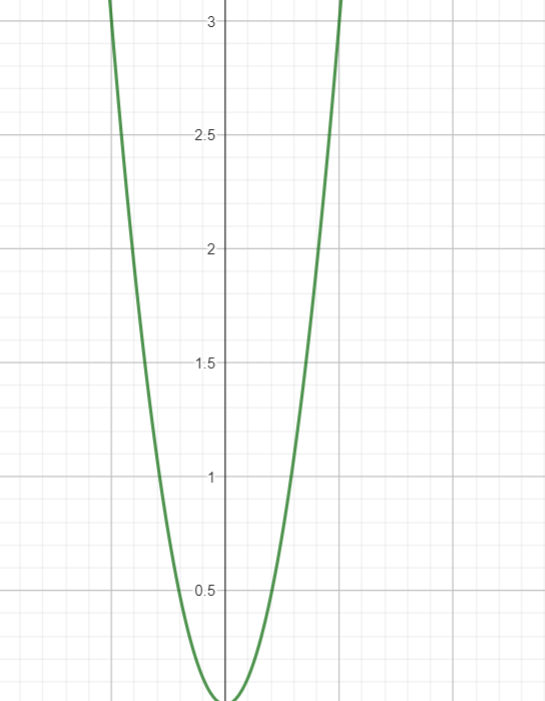
#> input picture image.png, 545 x 701 px
$ jupyter execute --allow-errors Untitled.ipynb
#> lines starting #> are read from the running program, lines starting #| are printed output that depends on the picture
[cell 1]
import numpy as np
from scipy.ndimage import convolve
from PIL import Image, ImageFilter
file = "image.png"

[cell 2]
def flatten(arr2d):
    sum_=sum([x for i in arr2d for x in i])
    if sum_==0:
        sum_=1
    return [x/sum_ for i in arr2d for x in i]
def flat(arr2d):
    return [x for i in arr2d for x in i]
def flt(arr_img,kernel):
    kerSum=sum(flat(kernel))
    if kerSum==0:
        kerSum=1
    return convolve(arr_img,np.multiply(kernel,1/kerSum))

[cell 3]
with Image.open(file) as img:
#> img is the input picture: PIL image 545x701 RGBA; mean R, G, B, A 249.9, 250.7, 249.9, 255
    img.load()

[cell 4]
n=2
f="1 "*n
s=[([[1]+[0]*(n-1)])*(n-1)]
kernel=[
    [1,1,1],
    [0,0,0],
    [-1,-1,-1]
]
repeats=1
ch=[im for im in img.split()][:3]
#> ch = 3 items
zero_band=ch[0].point(lambda _:0)
#> zero_band: PIL image 545x701 L; every value is 0

[cell 5]
ch

[cell 6]
arr_img=[np.array(i) for i in ch]
#> arr_img = 3 items

[cell 7]
arr_img

[cell 8]
convolved=[flt(i,kernel) for i in arr_img]
#> in flt, `return convolve(arr_img,np.multiply(kernel,1/kerSum))`:
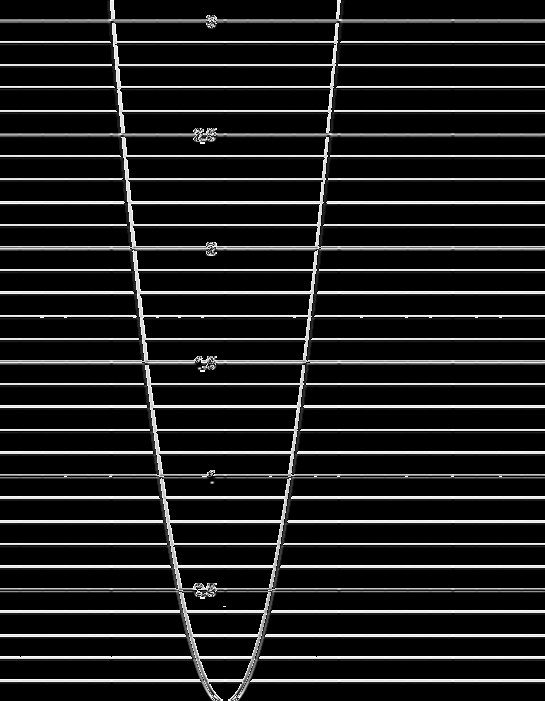
#> returned value: shape (701, 545); min 0, max 255, mean 29.9
#> convolved = 3 items

[cell 9]
for i in range(0,repeats-1):
    convolved=[flt(c,kernel) for c in convolved]

[cell 10]
img=[Image.fromarray(c) for c in convolved]
#> img = 3 items

[cell 11]
img=Image.merge(
    "RGB",(img[0],img[1],img[2])
)
#> img: PIL image 545x701 RGB
